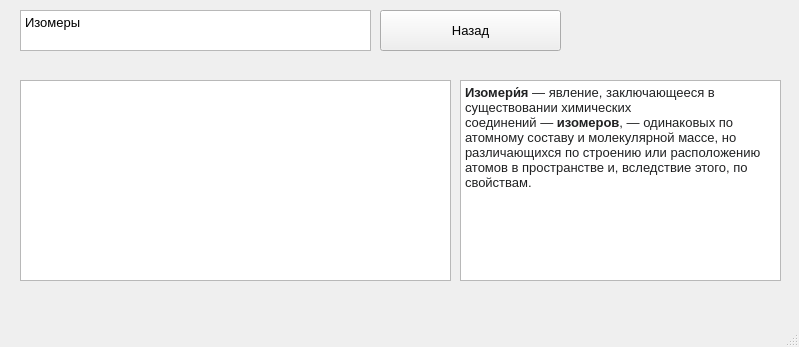
<?xml version="1.0" encoding="UTF-8"?>
<ui version="4.0">
 <class>MainWindow</class>
 <widget class="QMainWindow" name="MainWindow">
  <property name="geometry">
   <rect>
    <x>0</x>
    <y>0</y>
    <width>799</width>
    <height>347</height>
   </rect>
  </property>
  <property name="windowTitle">
   <string>Изомеры алкана</string>
  </property>
  <widget class="QWidget" name="centralwidget">
   <widget class="QTextEdit" name="nameAlkan">
    <property name="geometry">
     <rect>
      <x>20</x>
      <y>10</y>
      <width>351</width>
      <height>41</height>
     </rect>
    </property>
    <property name="font">
     <font>
      <pointsize>10</pointsize>
     </font>
    </property>
    <property name="html">
     <string>&lt;!DOCTYPE HTML PUBLIC &quot;-//W3C//DTD HTML 4.0//EN&quot; &quot;http://www.w3.org/TR/REC-html40/strict.dtd&quot;&gt;
&lt;html&gt;&lt;head&gt;&lt;meta name=&quot;qrichtext&quot; content=&quot;1&quot; /&gt;&lt;style type=&quot;text/css&quot;&gt;
p, li { white-space: pre-wrap; }
&lt;/style&gt;&lt;/head&gt;&lt;body style=&quot; font-family:'MS Shell Dlg 2'; font-size:10pt; font-weight:400; font-style:normal;&quot;&gt;
&lt;p style=&quot; margin-top:0px; margin-bottom:0px; margin-left:0px; margin-right:0px; -qt-block-indent:0; text-indent:0px;&quot;&gt;Изомеры &lt;/p&gt;&lt;/body&gt;&lt;/html&gt;</string>
    </property>
   </widget>
   <widget class="QTextEdit" name="infaIzomer">
    <property name="geometry">
     <rect>
      <x>20</x>
      <y>80</y>
      <width>431</width>
      <height>201</height>
     </rect>
    </property>
    <property name="font">
     <font>
      <pointsize>10</pointsize>
     </font>
    </property>
    <property name="html">
     <string>&lt;!DOCTYPE HTML PUBLIC &quot;-//W3C//DTD HTML 4.0//EN&quot; &quot;http://www.w3.org/TR/REC-html40/strict.dtd&quot;&gt;
&lt;html&gt;&lt;head&gt;&lt;meta name=&quot;qrichtext&quot; content=&quot;1&quot; /&gt;&lt;style type=&quot;text/css&quot;&gt;
p, li { white-space: pre-wrap; }
&lt;/style&gt;&lt;/head&gt;&lt;body style=&quot; font-family:'MS Shell Dlg 2'; font-size:10pt; font-weight:400; font-style:normal;&quot;&gt;
&lt;p style=&quot;-qt-paragraph-type:empty; margin-top:0px; margin-bottom:0px; margin-left:0px; margin-right:0px; -qt-block-indent:0; text-indent:0px; font-size:7.8pt;&quot;&gt;&lt;br /&gt;&lt;/p&gt;&lt;/body&gt;&lt;/html&gt;</string>
    </property>
   </widget>
   <widget class="QPushButton" name="returnOnSecond">
    <property name="geometry">
     <rect>
      <x>380</x>
      <y>10</y>
      <width>181</width>
      <height>41</height>
     </rect>
    </property>
    <property name="font">
     <font>
      <pointsize>10</pointsize>
     </font>
    </property>
    <property name="text">
     <string>Назад</string>
    </property>
   </widget>
   <widget class="QTextEdit" name="textEdit_2">
    <property name="geometry">
     <rect>
      <x>460</x>
      <y>80</y>
      <width>321</width>
      <height>201</height>
     </rect>
    </property>
    <property name="html">
     <string>&lt;!DOCTYPE HTML PUBLIC &quot;-//W3C//DTD HTML 4.0//EN&quot; &quot;http://www.w3.org/TR/REC-html40/strict.dtd&quot;&gt;
&lt;html&gt;&lt;head&gt;&lt;meta name=&quot;qrichtext&quot; content=&quot;1&quot; /&gt;&lt;style type=&quot;text/css&quot;&gt;
p, li { white-space: pre-wrap; }
&lt;/style&gt;&lt;/head&gt;&lt;body style=&quot; font-family:'MS Shell Dlg 2'; font-size:7.8pt; font-weight:400; font-style:normal;&quot;&gt;
&lt;p style=&quot; margin-top:0px; margin-bottom:0px; margin-left:0px; margin-right:0px; -qt-block-indent:0; text-indent:0px;&quot;&gt;&lt;span style=&quot; font-family:'sans-serif'; font-size:10pt; font-weight:696; color:#202122; background-color:#ffffff;&quot;&gt;Изомери́я&lt;/span&gt;&lt;span style=&quot; font-family:'sans-serif'; font-size:10pt; color:#202122; background-color:#ffffff;&quot;&gt; — явление, заключающееся в существовании химических соединений — &lt;/span&gt;&lt;span style=&quot; font-family:'sans-serif'; font-size:10pt; font-weight:696; color:#202122; background-color:#ffffff;&quot;&gt;изомеров&lt;/span&gt;&lt;span style=&quot; font-family:'sans-serif'; font-size:10pt; color:#202122; background-color:#ffffff;&quot;&gt;, — одинаковых по атомному составу и молекулярной массе, но различающихся по строению или расположению атомов в пространстве и, вследствие этого, по свойствам.&lt;/span&gt;&lt;/p&gt;&lt;/body&gt;&lt;/html&gt;</string>
    </property>
   </widget>
  </widget>
  <widget class="QMenuBar" name="menubar">
   <property name="geometry">
    <rect>
     <x>0</x>
     <y>0</y>
     <width>799</width>
     <height>26</height>
    </rect>
   </property>
  </widget>
  <widget class="QStatusBar" name="statusbar"/>
 </widget>
 <resources/>
 <connections/>
</ui>
